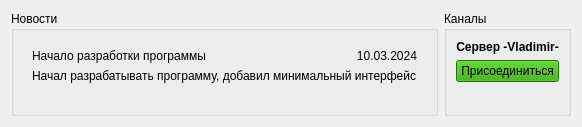
             <widget class="QWidget" name="news">
              <layout class="QGridLayout" name="gridLayout_23">
               <item row="0" column="1">
                <widget class="QGroupBox" name="channels_group">
                 <property name="title">
                  <string>Каналы</string>
                 </property>
                 <layout class="QGridLayout" name="gridLayout_26">
                  <item row="0" column="0">
                   <widget class="QWidget" name="widget_4" native="true">
                    <layout class="QGridLayout" name="gridLayout_27">
                     <property name="leftMargin">
                      <number>0</number>
                     </property>
                     <property name="topMargin">
                      <number>0</number>
                     </property>
                     <property name="rightMargin">
                      <number>0</number>
                     </property>
                     <property name="bottomMargin">
                      <number>0</number>
                     </property>
                     <property name="horizontalSpacing">
                      <number>0</number>
                     </property>
                     <item row="0" column="1">
                      <widget class="QLabel" name="label_18">
                       <property name="font">
                        <font>
                         <bold>true</bold>
                        </font>
                       </property>
                       <property name="text">
                        <string>Сервер -Vladimir-</string>
                       </property>
                       <property name="alignment">
                        <set>Qt::AlignCenter</set>
                       </property>
                      </widget>
                     </item>
                     <item row="0" column="0">
                      <widget class="QWidget" name="widget_7" native="true">
                       <property name="styleSheet">
                        <string notr="true">image: url(:/vladimir.jpg);</string>
                       </property>
                      </widget>
                     </item>
                     <item row="1" column="0" colspan="2">
                      <widget class="QPushButton" name="pushButton_6">
                       <property name="styleSheet">
                        <string notr="true">background-color: rgb(43, 162, 0);</string>
                       </property>
                       <property name="text">
                        <string>Присоединиться</string>
                       </property>
                      </widget>
                     </item>
                    </layout>
                   </widget>
                  </item>
                  <item row="1" column="0">
                   <widget class="QWidget" name="widget_5" native="true"/>
                  </item>
                  <item row="2" column="0">
                   <widget class="QWidget" name="widget_6" native="true"/>
                  </item>
                 </layout>
                </widget>
               </item>
               <item row="0" column="0">
                <widget class="QGroupBox" name="news_group">
                 <property name="title">
                  <string>Новости</string>
                 </property>
                 <layout class="QGridLayout" name="gridLayout_24">
                  <item row="0" column="0">
                   <widget class="QWidget" name="news_1" native="true">
                    <layout class="QGridLayout" name="gridLayout_25">
                     <item row="0" column="0">
                      <widget class="QLabel" name="label_16">
                       <property name="sizePolicy">
                        <sizepolicy hsizetype="Preferred" vsizetype="Maximum">
                         <horstretch>0</horstretch>
                         <verstretch>0</verstretch>
                        </sizepolicy>
                       </property>
                       <property name="text">
                        <string>Начало разработки программы</string>
                       </property>
                      </widget>
                     </item>
                     <item row="0" column="1">
                      <widget class="QLabel" name="label_15">
                       <property name="sizePolicy">
                        <sizepolicy hsizetype="Preferred" vsizetype="Maximum">
                         <horstretch>0</horstretch>
                         <verstretch>0</verstretch>
                        </sizepolicy>
                       </property>
                       <property name="text">
                        <string>10.03.2024</string>
                       </property>
                       <property name="alignment">
                        <set>Qt::AlignRight|Qt::AlignTrailing|Qt::AlignVCenter</set>
                       </property>
                      </widget>
                     </item>
                     <item row="1" column="0" colspan="2">
                      <widget class="QLabel" name="label_17">
                       <property name="text">
                        <string>Начал разрабатывать программу, добавил минимальный интерфейс</string>
                       </property>
                      </widget>
                     </item>
                    </layout>
                   </widget>
                  </item>
                  <item row="1" column="0">
                   <widget class="QWidget" name="news_2" native="true"/>
                  </item>
                  <item row="2" column="0">
                   <widget class="QWidget" name="news_3" native="true"/>
                  </item>
                 </layout>
                </widget>
               </item>
              </layout>
             </widget>
